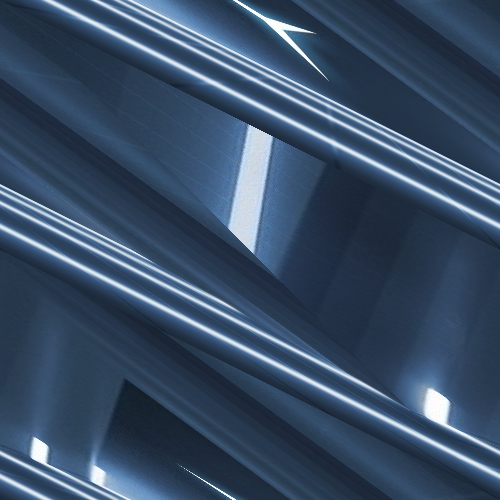
#> input picture Arnold/Arnold_1_1_test.png, 500 x 500 px
$ python '图片猫脸变化.py' -t encode -f Arnold/Arnold_1_1_test.png -a 5 -b 5
#> lines starting #> are read from the running program, lines starting #| are printed output that depends on the picture
import cv2
import argparse
import numpy as np

parser = argparse.ArgumentParser()
parser.add_argument('-t', type=str, default=None, required=True, choices=["encode", "decode"],
                    help='encode | decode')
parser.add_argument('-f', type=str, default=None, required=True,
                    help='输入文件名称')
parser.add_argument('-a', type=int, default=None, required=True,
                    help='输入参数a')
parser.add_argument('-b', type=int, default=None, required=True,
                    help='输入参数b')
args  = parser.parse_args()


def isSame(img):
    r, c = img.shape
    if r != c:
        print("图片宽高不一致!")
        return False
    return True

def arnold(img, a, b):
    r, c = img.shape
    p = np.zeros((r, c), np.uint8)
    for i in range(r):
        for j in range(c):
            x = (i + b * j) % r
            y = (a * i + (a * b + 1) * j) % c
            p[x, y] = img[i, j]
    return p

def dearnold(img, a, b):
    r, c = img.shape
    p = np.zeros((r, c), np.uint8)
    for i in range(r):
        for j in range(c):
            x = ((a * b + 1) * i - b * j) % r
            y = (-a * i + j) % c
            p[x, y] = img[i, j]
    return p

img = cv2.imread(args.f, flags=0)
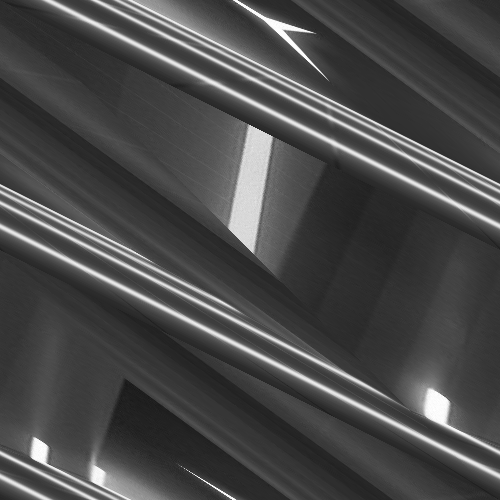
#> img: shape (500, 500); min 23, max 255, mean 73.6

if isSame(img):
    if args.t == "encode":
        img = arnold(img, a=args.a, b=args.b)
#> after the loop in arnold, `for i in range(r):`:
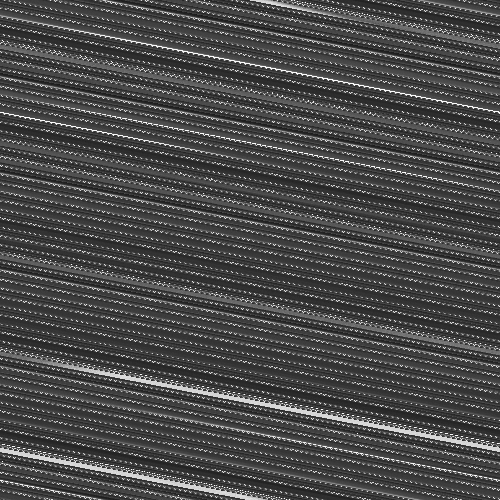
#> p: shape (500, 500); min 23, max 255, mean 73.6
    elif args.t == "decode":
        img = dearnold(img, a=args.a, b=args.b)

cv2.imshow("images", img)
cv2.waitKey(0)
